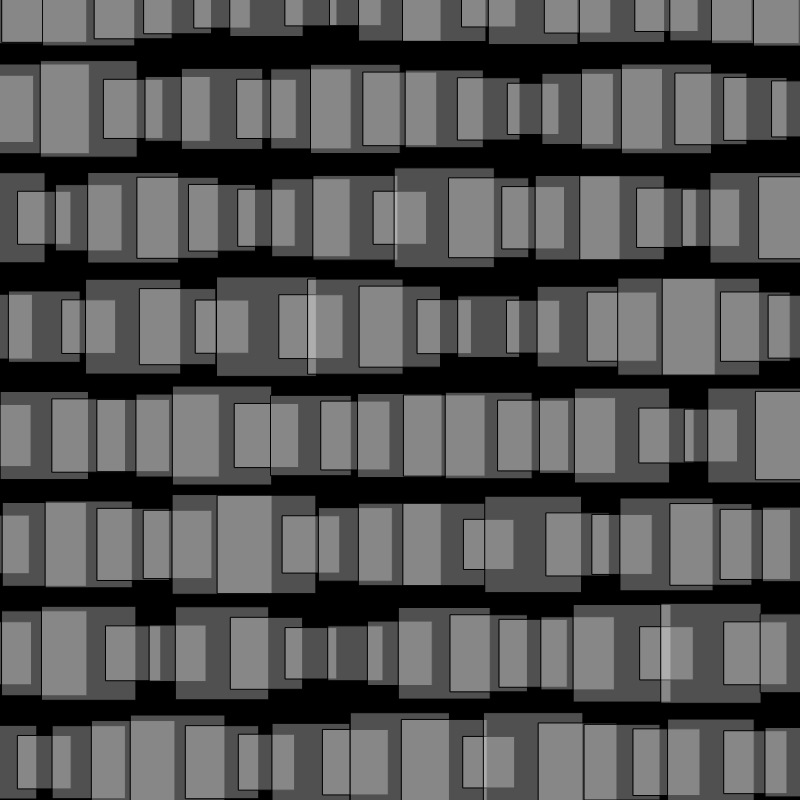
Frame 1 (no input)
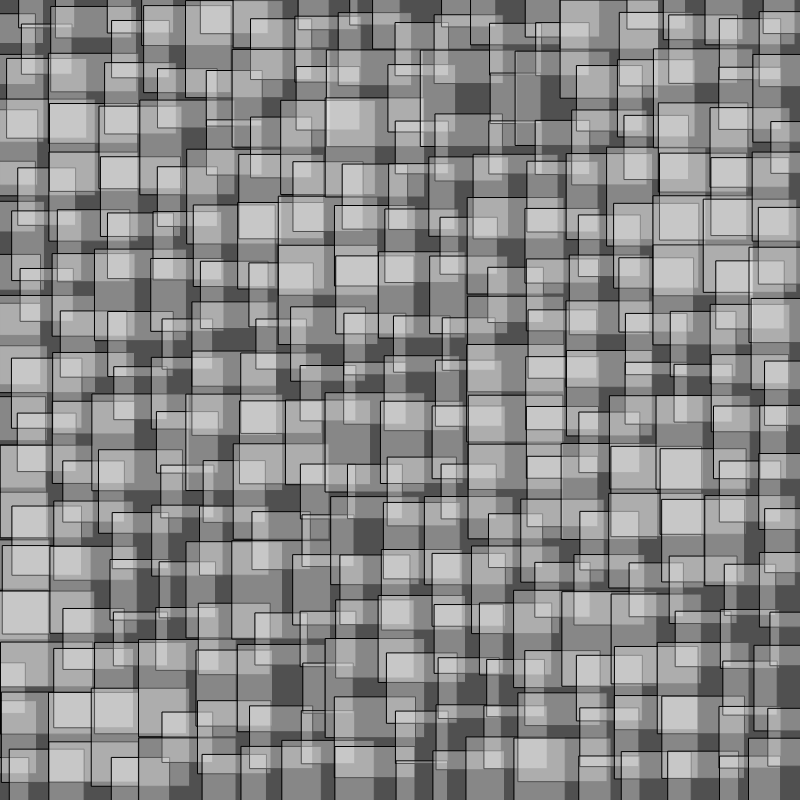
Frame 2 (the mouse pressed at the canvas centre, redrawn once)

The p5.js sketch that drew these frames (run headless with seeded random() and noise() and a simulated clock; the mouse was pressed at the canvas centre and the sketch redrawn once):

// p5.js sketch
// ── sketch.js
function setup() {
  createCanvas(800, 800);
  noLoop();
  
  // rectMode toggles whether the first two arguments x, y in
  // rect(x, y, width, height) refer to the top-left point of the
  // rectangle or the center point of the rectangle
  rectMode(CENTER);
}

function draw() {
  background(0);

  var num_x = random(3, 24);
  var num_y = random(3, 24);

  for (var i=0; i<num_x; i++) {
    for (var j=0; j<num_y; j++) {
      var x = map(i, 0, num_x, 0, width);
      var y = map(j, 0, num_y, 0, height);
      var size = random(50, 100);
      fill(255, 80);
      rect(x, y, size, size);
    }
  }  
}

function keyPressed() {
  if (key == ' '){
    // redraw() can be used to force the function draw()
    // to run exactly once if you are in noLoop()
    redraw();
  }
}
